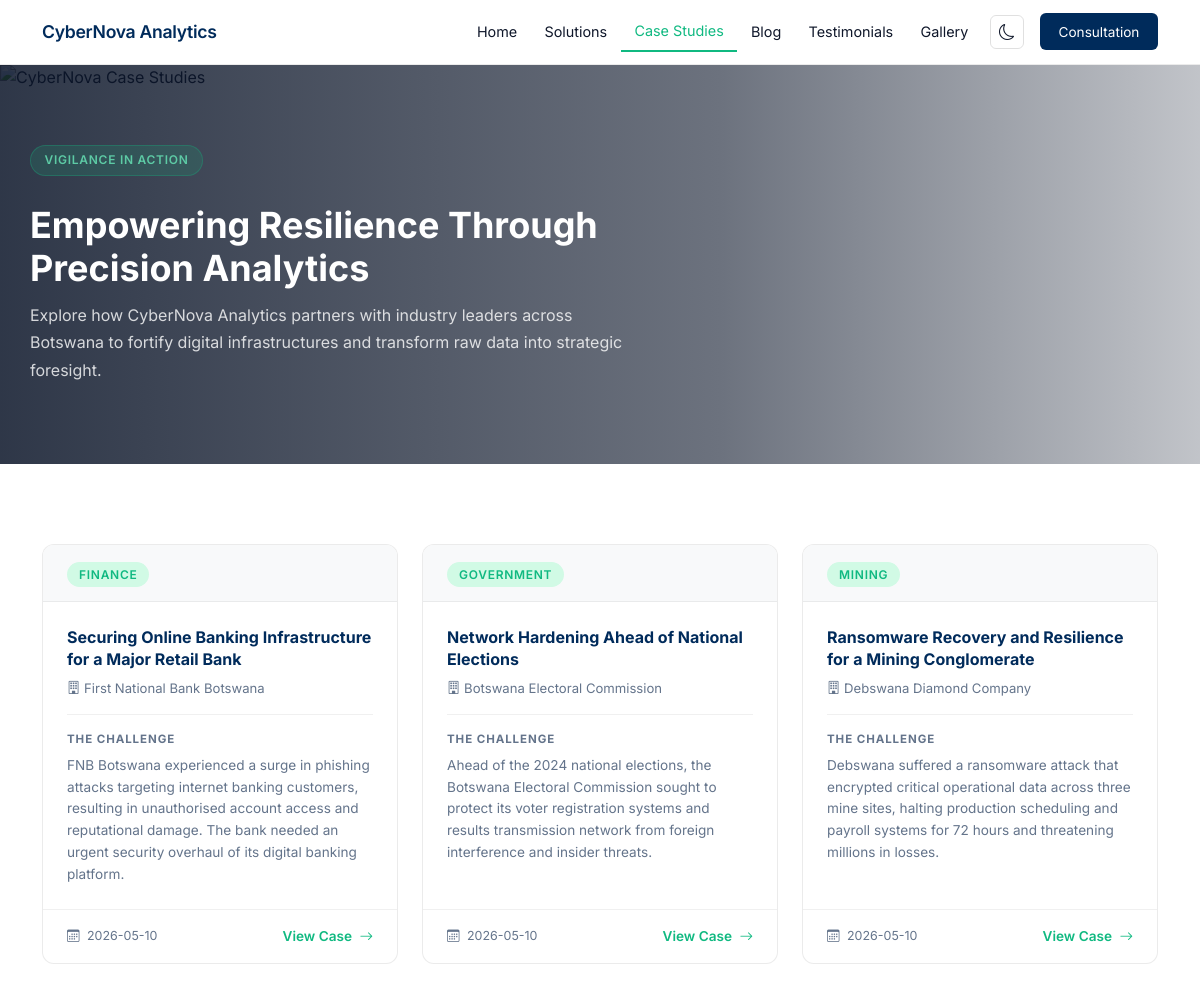
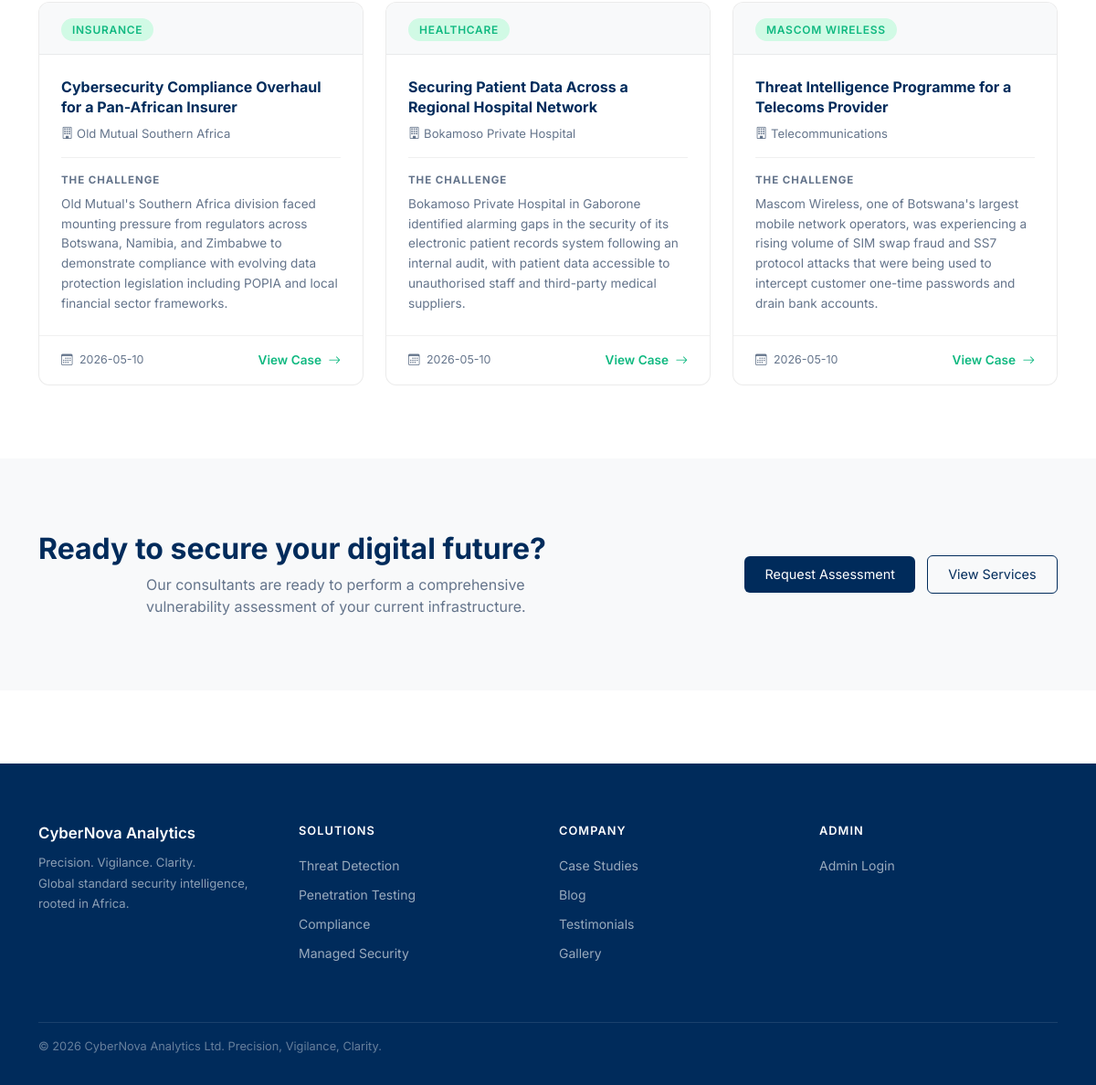
Page /case-studies on the committed database (2 pictures, top to bottom).
### tables this page shows
CREATE TABLE case_study (
            id         INTEGER      PRIMARY KEY AUTOINCREMENT,
            admin_id   INT          NOT NULL,
            title      VARCHAR(255) NOT NULL,
            client     VARCHAR(150) NOT NULL,
            industry   VARCHAR(100) NULL,
            summary    TEXT         NULL,
            content    TEXT         NOT NULL,
            created_at DATETIME     NOT NULL DEFAULT CURRENT_TIMESTAMP,
            FOREIGN KEY (admin_id) REFERENCES admin(id)
        );

### app.py (the view)
@app.route('/case-studies')
@public_route
def case_studies():
    db = get_db()
    case_studies = db.execute(
        'SELECT * FROM case_study ORDER BY created_at DESC'
    ).fetchall()
    db.close()
    return render_template('public/case_studies.html', case_studies=case_studies)

### app.py (called while the page is built)
@app.after_request
def prevent_caching(response):
    if request.path.startswith('/admin'):
        response.headers['Cache-Control'] = 'no-store, no-cache, must-revalidate, max-age=0'
        response.headers['Pragma'] = 'no-cache'
        response.headers['Expires'] = '0'
    return response

def get_db():
    conn = sqlite3.connect('database.db')
    conn.row_factory = sqlite3.Row
    return conn

def public_route(f):
    from functools import wraps
    @wraps(f)
    def decorated(*args, **kwargs):
        if 'admin_id' in session:
            session.clear()
            return redirect(url_for(f.__name__, **request.args))
        return f(*args, **kwargs)
    return decorated

### templates/public/case_studies.html (shortened to what this page needs)
{% extends 'base.html' %}  {% block content %}
<section class="page-header-hero">
  <div class="page-header-bg">
    <img
      src="{{ url_for('static', filename='images/case_studies.jpg') }}"
      alt="CyberNova Case Studies"
      class="page-header-bg-img"
    />
    <div class="page-header-overlay"></div>
  </div>
  <div class="container page-header-content">
    <span class="badge-label mb-3">Vigilance in Action</span>
    <h1 class="page-header-heading">
      Empowering Resilience Through Precision Analytics
    </h1>
    <p class="page-header-sub">
      Explore how CyberNova Analytics partners with industry leaders across
      Botswana to fortify digital infrastructures and transform raw data into
      strategic foresight.
    </p>
  </div>
</section>
<section class="section-pad">
  <div class="container">
    {% if case_studies %}
    <div class="row g-4">
      {% for case in case_studies %}
      <div class="col-lg-4 col-md-6">
        <div class="case-card h-100">
          <div class="case-card-header">
            <span class="case-industry-badge">{{ case['industry'] }}</span>
          </div>
          <div class="case-card-body">
            <h5 class="case-title">{{ case['title'] }}</h5>
            <p class="case-client">
              <i class="bi bi-building me-1"></i>{{ case['client'] }}
            </p>
            {% if case['summary'] %}
            <div class="case-divider">
              <span class="case-section-label">The Challenge</span>
              <p class="case-text">{{ case['summary'] }}</p>
            </div>
            {% endif %}
          </div>
          <div class="case-card-footer">
            <span class="case-date">
              <i class="bi bi-calendar3 me-1"></i>
              {{ case['created_at'][:10] }}
            </span>
            <a
              href="#"
              class="case-link case-view-btn"
              data-title="{{ case['title'] }}"
              data-client="{{ case['client'] }}"
              data-industry="{{ case['industry'] or '' }}"
              data-summary="{{ case['summary'] or '' }}"
              data-content="{{ case['content'] }}"
              data-date="{{ case['created_at'][:10] }}"
            >
              View Case <i class="bi bi-arrow-right ms-1"></i>
            </a>
          </div>
        </div>
      </div>
      {% endfor %}
    </div>
    {% endif %}
  </div>
</section>
<section class="cta-section section-pad">
  <div class="container">
    <div class="row align-items-center">
      <div class="col-lg-8">
        <h2 class="cta-heading">Ready to secure your digital future?</h2>
        <p class="cta-sub mt-2">
          Our consultants are ready to perform a comprehensive vulnerability
          assessment of your current infrastructure.
        </p>
      </div>
      <div class="col-lg-4 text-lg-end mt-4 mt-lg-0">
        <a href="{{ url_for('contact') }}" class="btn btn-primary-custom me-2">
          Request Assessment
        </a>
        <a href="{{ url_for('solutions') }}" class="btn btn-outline-custom">
          View Services
        </a>
      </div>
    </div>
  </div>
</section>
{% endblock %}

### static/css/style.css (style rules this page uses)
:root { --primary: #002B5B; --secondary: #10B981; --tertiary: #0EA5E9; --neutral: #64748B; --secondary-light: #ecf0ff; --bg-light: #f8f9fa; --white: #ffffff; --text-dark: #0f172a; --text-muted: #64748B; --navy: #002B5B; --accent: #10B981; --accent-light: #d1fae5; --blue: #0EA5E9; }
body { font-family: 'Inter', 'Segoe UI', sans-serif; color: var(--text-dark); background-color: var(--white); }
.section-pad { padding: 5rem 0; }
.btn-primary-custom { background-color: var(--navy); color: var(--white); border: none; border-radius: 6px; padding: 0.6rem 1.4rem; font-size: 0.9rem; transition: background-color 0.2s; }
.btn-outline-custom { background-color: transparent; color: var(--navy); border: 1px solid var(--navy); border-radius: 6px; padding: 0.6rem 1.4rem; font-size: 0.9rem; transition: all 0.2s; }
.badge-label { display: inline-block; background-color: rgba(29, 158, 117, 0.2); color: #5dcaa5; font-size: 0.75rem; font-weight: 600; letter-spacing: 0.06em; text-transform: uppercase; padding: 0.35rem 0.85rem; border-radius: 20px; border: 1px solid rgba(29, 158, 117, 0.4); }
.cta-section { background-color: var(--bg-light); }
.cta-heading { font-size: 2rem; font-weight: 700; color: var(--navy); }
.cta-sub { font-size: 1rem; color: var(--text-muted); max-width: 500px; margin: 0 auto; }
.page-header-hero { position: relative; min-height: 45vh; display: flex; align-items: center; overflow: hidden; }
.page-header-bg { position: absolute; inset: 0; z-index: 0; }
.page-header-bg-img { width: 100%; height: 100%; object-fit: cover; object-position: center; display: block; }
.page-header-overlay { position: absolute; inset: 0; background: linear-gradient( to right, rgba(10, 20, 40, 0.85) 0%, rgba(10, 20, 40, 0.60) 60%, rgba(10, 20, 40, 0.25) 100% ); }
.page-header-content { position: relative; z-index: 1; padding: 5rem 0; }
.page-header-heading { font-size: clamp(1.8rem, 3vw, 2.4rem); font-weight: 700; color: #ffffff; max-width: 680px; margin-top: 0.75rem; }
.page-header-sub { font-size: 1rem; color: rgba(255, 255, 255, 0.80); max-width: 600px; line-height: 1.7; margin-top: 0.75rem; margin-bottom: 0; }
.case-card { background: var(--white); border: 1px solid rgba(0,0,0,0.08); border-radius: 12px; overflow: hidden; display: flex; flex-direction: column; transition: box-shadow 0.2s, transform 0.2s; }
.case-card-header { background-color: var(--bg-light); padding: 1rem 1.5rem; border-bottom: 1px solid rgba(0,0,0,0.06); }
.case-industry-badge { font-size: 0.75rem; font-weight: 600; text-transform: uppercase; letter-spacing: 0.06em; color: var(--secondary); background-color: #d1fae5; padding: 0.3rem 0.75rem; border-radius: 20px; }
.case-card-body { padding: 1.5rem; flex: 1; }
.case-title { font-weight: 700; color: var(--navy); font-size: 1rem; line-height: 1.4; margin-bottom: 0.5rem; }
.case-client { font-size: 0.82rem; color: var(--text-muted); margin-bottom: 1rem; }
.case-divider { border-top: 1px solid rgba(0,0,0,0.06); padding-top: 1rem; }
.case-section-label { font-size: 0.72rem; font-weight: 700; text-transform: uppercase; letter-spacing: 0.08em; color: var(--neutral); display: block; margin-bottom: 0.4rem; }
.case-text { font-size: 0.85rem; color: var(--text-muted); line-height: 1.6; margin-bottom: 0; }
.case-card-footer { padding: 1rem 1.5rem; border-top: 1px solid rgba(0,0,0,0.06); display: flex; justify-content: space-between; align-items: center; }
.case-date { font-size: 0.78rem; color: var(--text-muted); }
.case-link { font-size: 0.85rem; font-weight: 600; color: var(--secondary); text-decoration: none; transition: color 0.2s; }
body, #mainNav, .service-card, .solution-card, .blog-card, .testimonial-card, .testimonial-form-card, .case-card, .case-card-header, .case-card-body, .case-card-footer, .case-lightbox-inner, .featured-post-card, .why-card, .stats-row, .gallery-filter-btn, .tform-input, .nav-darkmode-btn { transition: background-color 0.25s ease, border-color 0.25s ease, color 0.25s ease; }

### rows in the picture
case_study: industry "FINANCE", title "Securing Online Banking Infrastructure for a Major Retail Bank", client "First National Bank Botswana", summary "FNB Botswana experienced a surge in phishing attacks targeting internet banking customers, resulting in unauthorised account access and reputational damage. The bank needed an urgent security overhaul of its digital banking platform.", created_at "2026-05-10"
case_study: industry "GOVERNMENT", title "Network Hardening Ahead of National Elections", client "Botswana Electoral Commission", summary "Ahead of the 2024 national elections, the Botswana Electoral Commission sought to protect its voter registration systems and results transmission network from foreign interference and insider threats.", created_at "2026-05-10"
case_study: industry "MINING", title "Ransomware Recovery and Resilience for a Mining Conglomerate", client "Debswana Diamond Company", summary "Debswana suffered a ransomware attack that encrypted critical operational data across three mine sites, halting production scheduling and payroll systems for 72 hours and threatening millions in losses.", created_at "2026-05-10"
case_study: industry "INSURANCE", title "Cybersecurity Compliance Overhaul for a Pan-African Insurer", client "Old Mutual Southern Africa", summary "Old Mutual's Southern Africa division faced mounting pressure from regulators across Botswana, Namibia, and Zimbabwe to demonstrate compliance with evolving data protection legislation including POPIA and local financial sector frameworks.", created_at "2026-05-10"
case_study: industry "HEALTHCARE", title "Securing Patient Data Across a Regional Hospital Network", client "Bokamoso Private Hospital", summary "Bokamoso Private Hospital in Gaborone identified alarming gaps in the security of its electronic patient records system following an internal audit, with patient data accessible to unauthorised staff and third-party medical suppliers.", created_at "2026-05-10"
case_study: industry "MASCOM WIRELESS", title "Threat Intelligence Programme for a Telecoms Provider", client "Telecommunications", summary "Mascom Wireless, one of Botswana's largest mobile network operators, was experiencing a rising volume of SIM swap fraud and SS7 protocol attacks that were being used to intercept customer one-time passwords and drain bank accounts.", created_at "2026-05-10"
